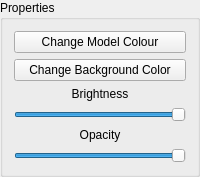
           <widget class="QGroupBox" name="properties">
            <property name="sizePolicy">
             <sizepolicy hsizetype="Expanding" vsizetype="Preferred">
              <horstretch>0</horstretch>
              <verstretch>0</verstretch>
             </sizepolicy>
            </property>
            <property name="maximumSize">
             <size>
              <width>350</width>
              <height>191</height>
             </size>
            </property>
            <property name="title">
             <string>Properties</string>
            </property>
            <layout class="QVBoxLayout" name="verticalLayout_22">
             <item>
              <layout class="QVBoxLayout" name="verticalLayout_10">
               <property name="spacing">
                <number>6</number>
               </property>
               <item>
                <widget class="QPushButton" name="buttonColor">
                 <property name="text">
                  <string>Change Model Colour</string>
                 </property>
                </widget>
               </item>
               <item>
                <widget class="QPushButton" name="buttonBgColor">
                 <property name="text">
                  <string>Change Background Color</string>
                 </property>
                </widget>
               </item>
               <item>
                <widget class="QLabel" name="lightIntensityLabel">
                 <property name="text">
                  <string>Brightness</string>
                 </property>
                 <property name="alignment">
                  <set>Qt::AlignCenter</set>
                 </property>
                </widget>
               </item>
               <item>
                <widget class="QSlider" name="lightSlider">
                 <property name="maximum">
                  <number>100</number>
                 </property>
                 <property name="value">
                  <number>100</number>
                 </property>
                 <property name="orientation">
                  <enum>Qt::Horizontal</enum>
                 </property>
                </widget>
               </item>
               <item>
                <widget class="QLabel" name="opacitylabel">
                 <property name="text">
                  <string>Opacity</string>
                 </property>
                 <property name="alignment">
                  <set>Qt::AlignCenter</set>
                 </property>
                </widget>
               </item>
               <item>
                <widget class="QSlider" name="opacitySlider">
                 <property name="maximum">
                  <number>100</number>
                 </property>
                 <property name="value">
                  <number>100</number>
                 </property>
                 <property name="orientation">
                  <enum>Qt::Horizontal</enum>
                 </property>
                </widget>
               </item>
              </layout>
             </item>
            </layout>
           </widget>
